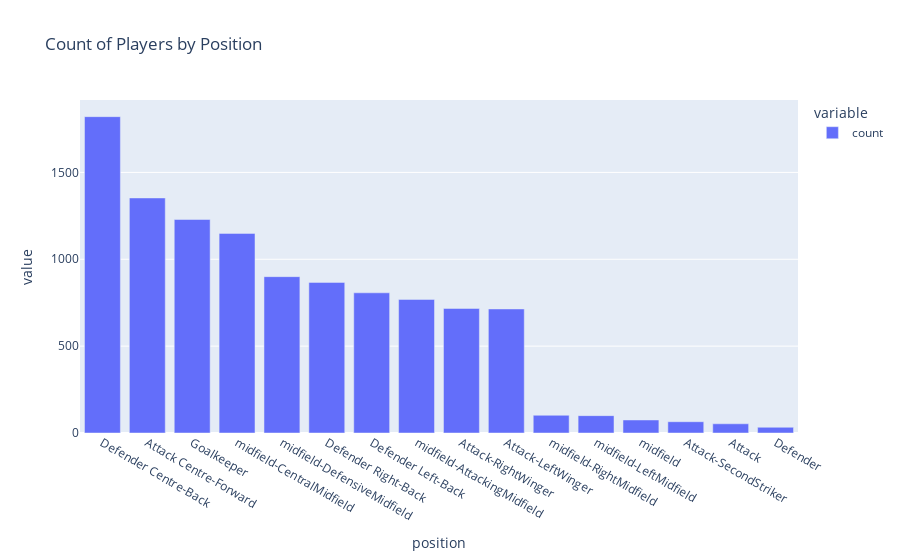

The code cell stored with this chart in its notebook:
### Code cell
position_count = df["position"].value_counts()

fig = px.bar(position_count, title='Count of Players by Position')
fig.show()

### Figure 1 — Plotly figure (JSON) as saved in the notebook; plotly's stock layout.template omitted (floating-point values rounded to 4 significant figures)
{"data": [{"alignmentgroup": "True", "hovertemplate": "variable=count<br>position=%{x}<br>value=%{y}<extra></extra>", "legendgroup": "count", "marker": {"color": "#636efa", "pattern": {"shape": ""}}, "name": "count", "offsetgroup": "count", "orientation": "v", "showlegend": true, "textposition": "auto", "type": "bar", "x": ["Defender Centre-Back", "Attack Centre-Forward", "Goalkeeper", "midfield-CentralMidfield", "midfield-DefensiveMidfield", "Defender Right-Back", "Defender Left-Back", "midfield-AttackingMidfield", "Attack-RightWinger", "Attack-LeftWinger", "midfield-RightMidfield", "midfield-LeftMidfield", "midfield", "Attack-SecondStriker", "Attack", "Defender"], "xaxis": "x", "y": [1821, 1353, 1229, 1149, 900, 867, 807, 769, 717, 714, 102, 100, 75, 65, 53, 33], "yaxis": "y"}], "layout": {"barmode": "relative", "legend": {"title": {"text": "variable"}, "tracegroupgap": 0}, "title": {"text": "Count of Players by Position"}, "xaxis": {"anchor": "y", "domain": [0, 1], "title": {"text": "position"}}, "yaxis": {"anchor": "x", "domain": [0, 1], "title": {"text": "value"}}}}
